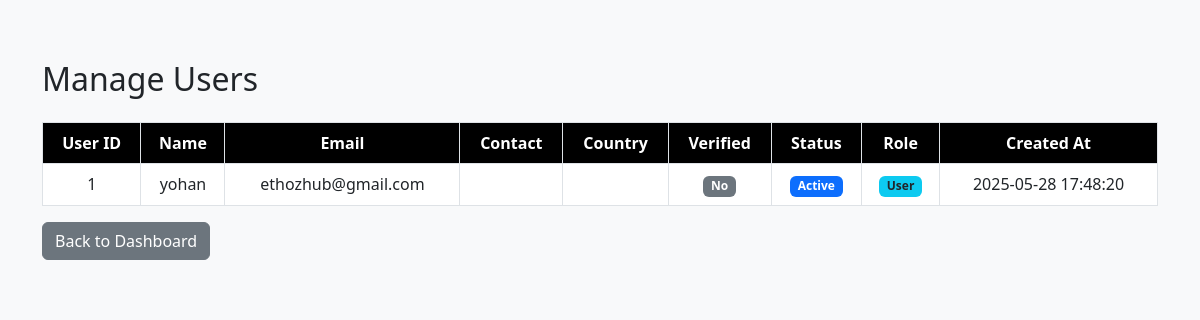
Before: /admin/manage_users.php (signed in) with the older database file.
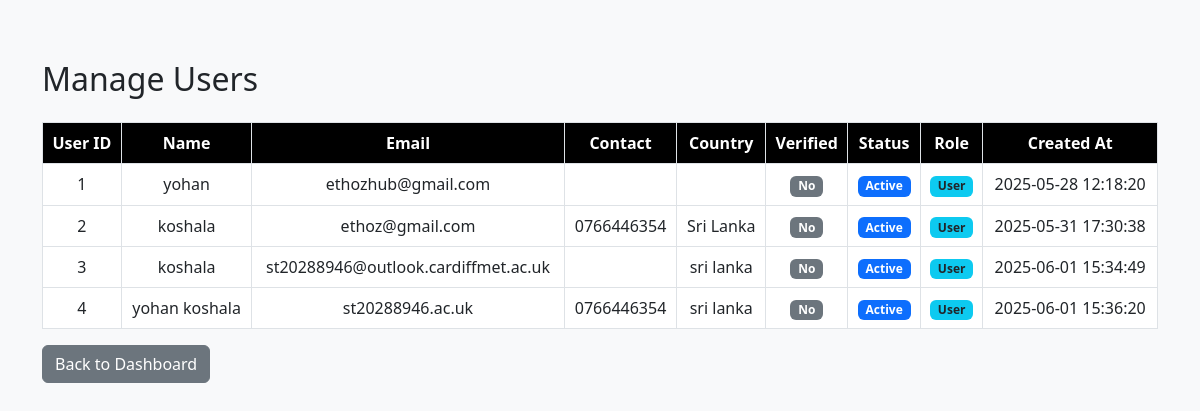
After: the same page with the newer database file.
### tables this page shows
CREATE TABLE `users` (
  `user_id` int(11) NOT NULL,
  `name` varchar(100) NOT NULL,
  `email` varchar(150) NOT NULL,
  `contact` varchar(20) DEFAULT NULL,
  `password` varchar(255) NOT NULL,
  `is_verified` tinyint(1) DEFAULT 0,
  `created_at` timestamp NOT NULL DEFAULT current_timestamp(),
  `status` varchar(50) DEFAULT 'active',
  `role` varchar(50) DEFAULT 'user',
  `profile_pic` varchar(255) DEFAULT NULL,
  `contact_number` varchar(20) DEFAULT NULL,
  `country` varchar(100) DEFAULT NULL
);

### admin/manage_users.php (the view, shortened to what this page needs)
<?php
include '../config/db.php';
$users = [];
try {
    $stmt = $conn->query("SELECT * FROM users");
    $users = $stmt->fetchAll(PDO::FETCH_ASSOC);
} catch (PDOException $e) {
    echo "Error fetching users: " . $e->getMessage();
}
?>
<!DOCTYPE html>
<html lang="en">
<head>
    <link href="https://cdn.jsdelivr.net/npm/bootstrap@5.3.0/dist/css/bootstrap.min.css" rel="stylesheet">
</head>
<body>
<div class="container">
    <h2 class="mb-4">Manage Users</h2>
    <table class="table table-bordered table-hover text-center">
        <thead>
            <tr>
                <th>User ID</th>
                <th>Name</th>
                <th>Email</th>
                <th>Contact</th>
                <th>Country</th>
                <th>Verified</th>
                <th>Status</th>
                <th>Role</th>
                <th>Created At</th>
            </tr>
        </thead>
        <tbody>
            <?php if (count($users) > 0): ?>
                <?php foreach ($users as $user): ?>
                    <tr>
                        <td><?= htmlspecialchars($user['user_id']) ?></td>
                        <td><?= htmlspecialchars($user['name']) ?></td>
                        <td><?= htmlspecialchars($user['email']) ?></td>
                        <td><?= htmlspecialchars($user['contact_number']) ?></td>
                        <td><?= htmlspecialchars($user['country']) ?></td>
                        <td>
                            <?= $user['is_verified'] ? '<span class="badge bg-success">Yes</span>' : '<span class="badge bg-secondary">No</span>' ?>
                        </td>
                        <td>
                            <?= $user['status'] == 'active' ? '<span class="badge bg-primary">Active</span>' : '<span class="badge bg-danger">Inactive</span>' ?>
                        </td>
                        <td>
                            <?= $user['role'] == 'admin' ? '<span class="badge bg-warning text-dark">Admin</span>' : '<span class="badge bg-info text-dark">User</span>' ?>
                        </td>
                        <td><?= htmlspecialchars($user['created_at']) ?></td>
                    </tr>
                <?php endforeach; ?>
            <?php else: ?>
                <tr><td colspan="10" class="text-center">No users found.</td></tr>
            <?php endif; ?>
        </tbody>
    </table>
    <div class="mb-3">
        <a href="dashboard.php" class="btn btn-secondary">Back to Dashboard</a>
    </div>
</div>
</body>
</html>

Changed rows visible on the page:
changed users "yohan": created_at "2025-05-28 17:48:20" → "2025-05-28 12:18:20"
added users: user_id "2", name "koshala", email "ethoz@gmail.com", contact_number "0766446354", country "Sri Lanka", is_verified "No", status "Active", role "User", created_at "2025-05-31 17:30:38"
added users: user_id "3", name "koshala", email "st20288946@outlook.cardiffmet.ac.uk", country "sri lanka", is_verified "No", status "Active", role "User", created_at "2025-06-01 15:34:49"
added users: user_id "4", name "yohan koshala", email "st20288946.ac.uk", contact_number "0766446354", country "sri lanka", is_verified "No", status "Active", role "User", created_at "2025-06-01 15:36:20"
